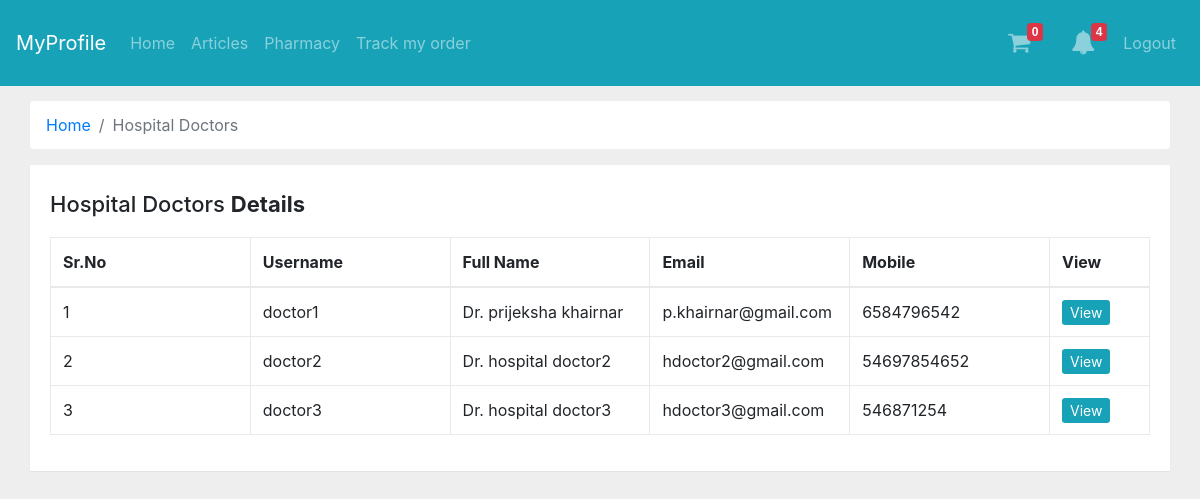
The app's page /hospital-doctors/ (signed in) with its own data.
### mainapp/models.py (models this page shows, shortened)
class User(AbstractUser):
    user_mobile = models.IntegerField(null=True)
    user_address = models.TextField(verbose_name='Address', blank=True, null=True)
    user_image = models.ImageField(blank=True, null=True, upload_to='profileimages/', )
    is_hospital_staff = models.BooleanField(verbose_name="Hospital Staff", default=False, )
    is_patient = models.BooleanField(verbose_name="Patient", default=False, )
    is_doctor = models.BooleanField(verbose_name="Doctor", default=False, )
    objects = UserManager()
    class Meta:
        verbose_name_plural = '1. Users'

### mainapp/views.py (the view)
# urls.py: path('hospital-doctors/', views.hospital_doctors, name='hospital-doctors'),
def hospital_doctors(request):
    objnotify = allnotification(request)
    users_doctor = User.objects.filter(is_doctor=True)
    context = {'users_doctor': users_doctor, 'objnotify': objnotify}
    return render(request, 'hospital_doctors.html', context)

### mainapp/views.py (called while the page is built, shortened)
def allnotification(request):
    ptosns = None
    stopns = None
    stodns = None
    dtopns = None
    ncount = None
    if request.user.is_staff or request.user.is_hospital_staff:
        ptosns = PtoSNotification.objects.all()
        if ptosns:
            ncount = ptosns.count()
    if request.user.is_doctor:
        stodns = StoDNotification.objects.filter(doctor=request.user.username)
        if stodns:
            ncount = stodns.count()
    return {'ptosns': ptosns,
            'stopns': stopns,
            'stodns': stodns,
            'dtopns': dtopns,
            'ncount': ncount}

### templates/hospital_doctors.html (shortened to what this page needs)
{% extends "base.html" %}
{%block maincontent%}
<div class="container-fluid">
    <div class="main-body">
        <nav aria-label="breadcrumb" class="main-breadcrumb ">
            <ol class="breadcrumb b-bg-c">
                <li class="breadcrumb-item"><a href="{%url 'index'%}">Home</a></li>
                <li class="breadcrumb-item active" aria-current="page">Hospital Doctors</li>
            </ol>
        </nav>
        <div class="table-wrapper">
            <div class="table-title">
                <div class="row">
                    <div class="col-sm-8">
                        <h2>Hospital Doctors <b>Details</b></h2>
                    </div>
                    <div class="col-sm-4">
                    </div>
                </div>
            </div>
            <table class="table table-bordered">
                <thead>
                    <tr>
                        <th>Sr.No</th>
                        <th>Username</th>
                        <th>Full Name</th>
                        <th>Email</th>
                        <th>Mobile</th>
                        <th>View</th>
                    </tr>
                </thead>
                <tbody>
                    {%for user_doctor in users_doctor %}
                    <tr>
                        <td>{{forloop.counter}}</td>
                        <td>{{user_doctor.username}}</td>
                        <td>Dr. {{user_doctor.first_name}} {{user_doctor.last_name}}</td>
                        <td>{{user_doctor.email}}</td>
                        <td>{{user_doctor.user_mobile}}</td>
                        <td>
                            <a class="btn-sm btn-info" href="{%url 'user_profile' user_doctor.id %}">View</a>
                        </td>
                    </tr>
                    {%endfor%}
                </tbody>
            </table>
        </div>
    </div>
</div>
{%endblock%}

### templates/base.html (style rules this page uses)
.b-bg-c { background-color: white; }

### templates/hospital_doctors.html (style rules this page uses)
body { background: #eee; }
.main-body { padding: 15px; }
.table-wrapper { width: 100%; margin: auto; background: #fff; padding: 20px; box-shadow: 0 1px 1px rgba(0, 0, 0, .05); }
.table-title { padding-bottom: 10px; margin: 0 0 10px; }
.table-title h2 { margin: 6px 0 0; font-size: 22px; }
table.table { table-layout: fixed; }
table.table tr th, table.table tr td { border-color: #e9e9e9; }
table.table th:last-child { width: 100px; }

### records on screen
User: username "doctor1", first_name "prijeksha", last_name "khairnar", email "p.khairnar@gmail.com", user_mobile "6584796542"
User: username "doctor2", first_name "hospital", last_name "doctor2", email "hdoctor2@gmail.com", user_mobile "54697854652"
User: username "doctor3", first_name "hospital", last_name "doctor3", email "hdoctor3@gmail.com", user_mobile "546871254"

### other values on screen
{{ objnotify.ncount }} "4"
